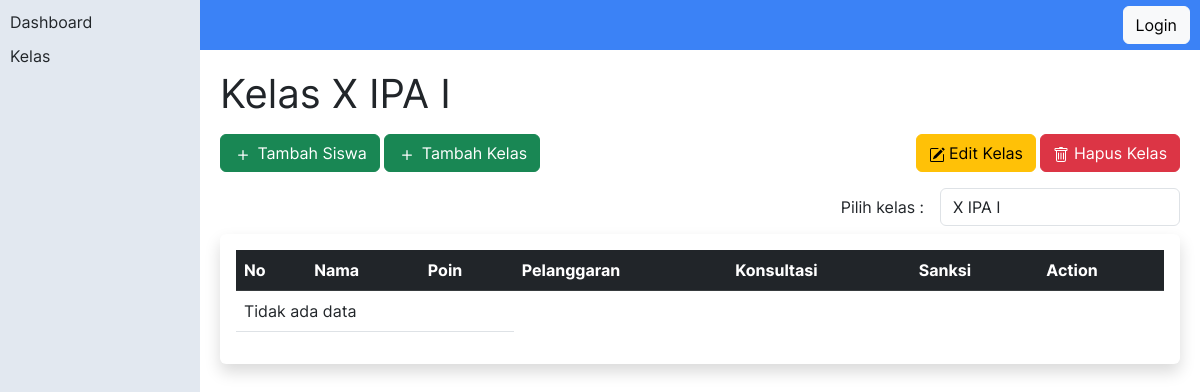
The page /kelas.php on the database as committed earlier.
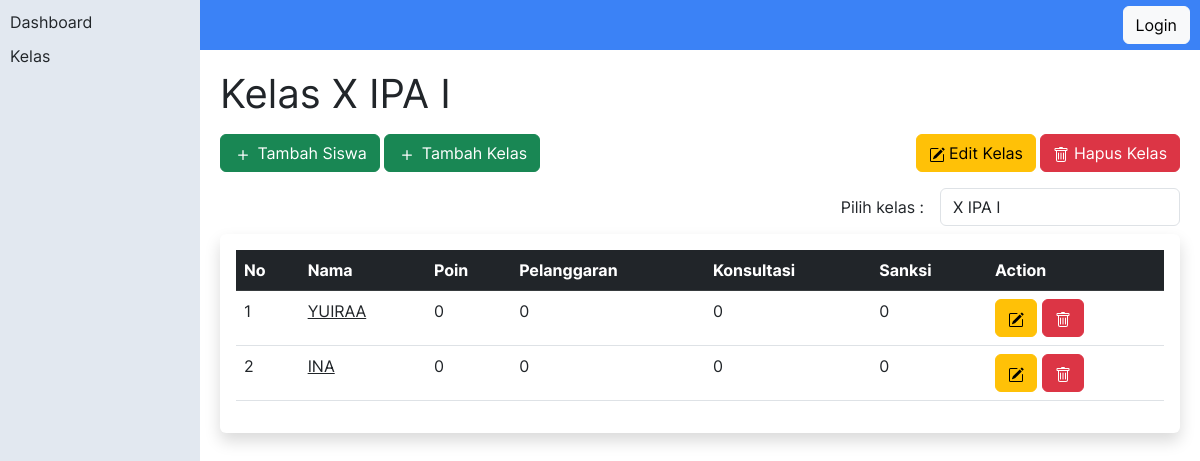
The same page on the database as committed later.
### tables this page shows
CREATE TABLE `kelas` (
  `id` int(11) NOT NULL,
  `kelas` varchar(100) NOT NULL
);

CREATE TABLE `siswa` (
  `id` int(11) NOT NULL,
  `nama` varchar(100) NOT NULL,
  `kelasId` int(11) NOT NULL,
  `poin` int(100) NOT NULL
);

### controllers/kelas.php (called while the page is built)
<?php
  function getKelas($conn){
    $query = "SELECT * FROM kelas";
    $result = $conn->query($query);
    $data = $result->fetch_all();
    return $data;
  }
?>

### kelas.php (the view, shortened to what this page needs)
<?php require './partial/header.php'?>
<?php
  require './controllers/kelas.php';
  $conn = OpenCon();
  $kelas = getKelas($conn);
  $id_kelas = $_GET['id'] ?? $kelas[0][0];
  foreach($kelas as $row){
    if($id_kelas == $row[0]){
      $current_kelas = $row;
    }
  }
  $sql = "SELECT siswa.id, siswa.nama, siswa.poin FROM siswa JOIN kelas ON siswa.kelasId = '$id_kelas' GROUP BY siswa.id";
  $result = $conn->query($sql);
  $data = array();
  while ($row = $result->fetch_assoc()) {
      $data[] = $row;
  }
?>
  <div class="mb-3">
    <h1><?= $current_kelas ? "Kelas " . $current_kelas[1] : "Kelas" ?></h1>
  </div>
  <div class="d-flex justify-content-between mb-3">
    <div>
      <button type="button" class="btn btn-success" data-bs-toggle="modal" data-bs-target="#tambahSiswa">
        <img src="src/images/plus.svg" alt="">
        Tambah Siswa
      </button>
      <button type="button" class="btn btn-success" data-bs-toggle="modal" data-bs-target="#tambahKelas">
        <img src="src/images/plus.svg" alt="">
        Tambah Kelas
      </button>
    </div>
    <div>
      <button type="button" class="btn btn-warning" data-bs-toggle="modal" data-bs-target="#editKelas">
        <img src="src/images/edit.svg" alt="">
        Edit Kelas
      </button>
      <button type="button" class="btn btn-danger" data-bs-toggle="modal" data-bs-target="#hapusKelas">
        <img src="src/images/trash.svg" alt="">
        Hapus Kelas
      </button>
    </div>
  </div>
  <div class="d-flex justify-content-end align-items-center gap-3 mb-2">
    <span>Pilih kelas :</span>
    <select id="kelas" class="form-control w-25 ">
      <?php foreach($kelas as $row):?>
        <option value="<?= $row[0]?>" <?php if($row[0] == $id_kelas) echo "selected"?> ><?= $row[1]?></option>
      <?php endforeach?>
    </select>
  </div>
  <div class="bg-white shadow p-3 rounded">
    <table class="table table-hover">
      <tr class="table-dark">
        <th>No</th>
        <th>Nama</th>
        <th>Poin</th>
        <th>Pelanggaran</th>
        <th>Konsultasi</th>
        <th>Sanksi</th>
        <th>Action</th>
      </tr>
      <?php if(mysqli_num_rows($result) < 1 ):?>
        <tr>
          <td colspan="3">Tidak ada data</td>
        </tr>
      <?php else:?>
      <?php foreach($data as $key=>$row):?>
        <tr>
          <td><?= $key + 1?></td>
          <td>
            <a style="text-decoration: underline;" href="./siswa.php?id=<?= $row['id']?>">
              <?= strtoupper($row['nama'])?>
            </a>
          </td>
          <td><?= $row['poin']?></td>
          <td><?= $row['poin']?></td>
          <td><?= $row['poin']?></td>
          <td><?= $row['poin']?></td>
          <td>
          <button type="button" id="btn-edit-siswa" class="btn btn-warning" data-id="<?= $row['id']?>" data-nama="<?= $row['nama']?>" data-bs-toggle="modal" data-bs-target="#editSiswa">
            <img src="src/images/edit.svg" alt="">
          </button>
          <button type="button" id="btn-hapus-siswa" class="btn btn-danger" data-id="<?= $row['id']?>" data-bs-toggle="modal" data-bs-target="#hapusSiswa">
            <img src="src/images/trash.svg" alt="">
          </button>
          </td>
          </tr>
      <?php endforeach?>
      <?php endif?>
    </table>
  </div>
<?php require './partial/footer.php'?>

### partial/header.php (shortened to what this page needs)
<!DOCTYPE html>
<html lang="en">
<head>
  <link rel="stylesheet" href="./bootstrap/css/bootstrap.css">
  <link rel="stylesheet" href="./src/style.css">
</head>
<body>
  <div class="full-width">
    <div class="sidebar">
      <div class="sidebar-wraper">
        <a href="dashboard.php">Dashboard</a>
        <a href="kelas.php">Kelas</a>
      </div>
    </div>
    <div class="full-width wraper">
      <div class="header">
        <?php if(isset($_SESSION['user-id'])):?>
        <a href='user.php' class='avatar-container'>
          <div class='avatar'>
            <img src="src/images/iconmonstr-user-19-240.png" alt="user"/>
          </div>
          <span><?= $user['nama']?></span>
        </a>
      <?php else:?>
        <a class='btn btn-light' href="login.php">Login</a>
      <?php endif ?>
      </div>
      <div class='main bg-body'>

### partial/footer.php
</div>
    </div>
  </div>
</body>
</html>

### src/style.css (style rules this page uses)
:root { --primary:#3b82f6; --secondary:#e2e8f0; --border: rgb(153, 153, 153) }
* { margin: 0; padding: 0; box-sizing: border-box; font-family: 'Inter'; }
html, body { width: 100%; height: 100%; }
a { text-decoration: none; color: inherit; }
.sidebar { position: absolute; width: 200px; left: -1000px; height: 100%; z-index: 2; background-color: var(--secondary); transition: all ease-in-out 300ms; padding: 10px; }
.sidebar-wraper { position: relative; display: flex; flex-direction: column; gap: 10px; }
.full-width { width: 100%; height: 100%; position: relative; overflow: auto; }
.wraper { position: absolute; left: 0px; width: 100%; }
.header { background-color: var(--primary); height: 50px; padding: 10px; display: flex; justify-content: space-between; align-items: center; }
.main { width: 100%; height: calc(100% - 50px); padding: 20px; }
@media only screen and (min-width: 600px) { .wraper { left: 200px; width: calc(100% - 200px); } }
@media only screen and (min-width: 600px) { .sidebar { left: 0px; } }

Rows that differ between the two databases and show on the page:
added siswa: nama "YUIRAA", poin "0"
added siswa: nama "INA", poin "0"
Other text that changed with them:
text no longer shown: "Tidak ada data"
